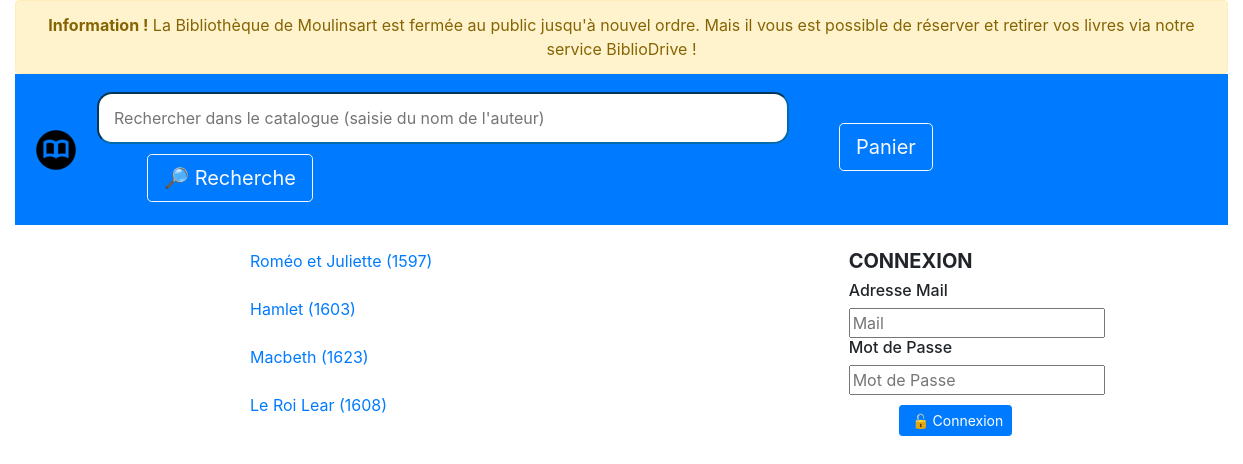
The app's page /rechercheparauteur.php?recherche=Shakespeare with its own data.
### tables this page shows
CREATE TABLE `livre` (
  `nolivre` int(11) NOT NULL,
  `noauteur` int(11) NOT NULL,
  `titre` varchar(128) NOT NULL,
  `isbn13` char(13) NOT NULL,
  `anneeparution` int(11) NOT NULL,
  `detail` text NOT NULL,
  `dateajout` date DEFAULT NULL,
  `photo` varchar(255) DEFAULT NULL
);

### rechercheparauteur.php (the view, shortened to what this page needs)
<!DOCTYPE html>
<html lang="en">
<head>
    <link rel="stylesheet" href="style.css">
    <link rel="stylesheet" href="https://cdn.jsdelivr.net/npm/bootstrap@4.6.2/dist/css/bootstrap.min.css">
    <link rel="stylesheet" href="https://use.fontawesome.com/releases/v5.7.0/css/all.css">
</head>
<body>
<div class="container-fluid">
    <div class="row">
      <div class="col-sm-8 col-md-12">
<div class="row">
  <div class="col-md-8">
<?php
    require_once('connexion.php');
    if ($auteur = $_GET["recherche"]){
      $select = $connexion->prepare("SELECT * FROM livre
                                     INNER JOIN auteur ON livre.noauteur = auteur.noauteur
                                     WHERE auteur.nom LIKE :auteur
                                    ");
      $select->bindValue(":auteur", '%'.$auteur.'%');
      $select->setFetchMode(PDO::FETCH_OBJ);
      $select->execute();
      while($enregistrement = $select->fetch()){
        echo '<form method="GET">';
        echo '<br><a href="http://localhost/projet-bibliodrive/detail.php?nolivre='.$enregistrement->nolivre.'" style="margin-left: 250px;">', $enregistrement->titre ," (", $enregistrement->anneeparution ,")", '</a><br>';
        echo '</form>';
      }
    }
?>
</div>
<div class="col-md-4">
  <?php
    include 'deconnexion.php';
   ?>
   </div>
  </body>
</html>

### style.css (style rules this page uses)
body { background-color: aliceblue; }
.alert { margin-bottom: 0; }
input[type="search"] { padding: 12px 15px; border-radius: 15px; border-color: #046aaa; }
input[type=search] { padding: 12px 15px; margin-top: 10px; border-radius: 15px; border-color: #046aaa; }
.alert { text-align: center; margin-bottom: 0 !important; }
.btn { margin-left: 50px !important; margin-top: 10px !important; }
input[name="btn-src"] { margin-bottom: 15px; }
input[name="btn-panier"] { margin-bottom: 15px; margin-right: 300px; }
img { height:50px; }

### records on screen
livre: titre "Roméo et Juliette", anneeparution "1597"
livre: titre "Hamlet", anneeparution "1603"
livre: titre "Macbeth", anneeparution "1623"
livre: titre "Le Roi Lear", anneeparution "1608"
